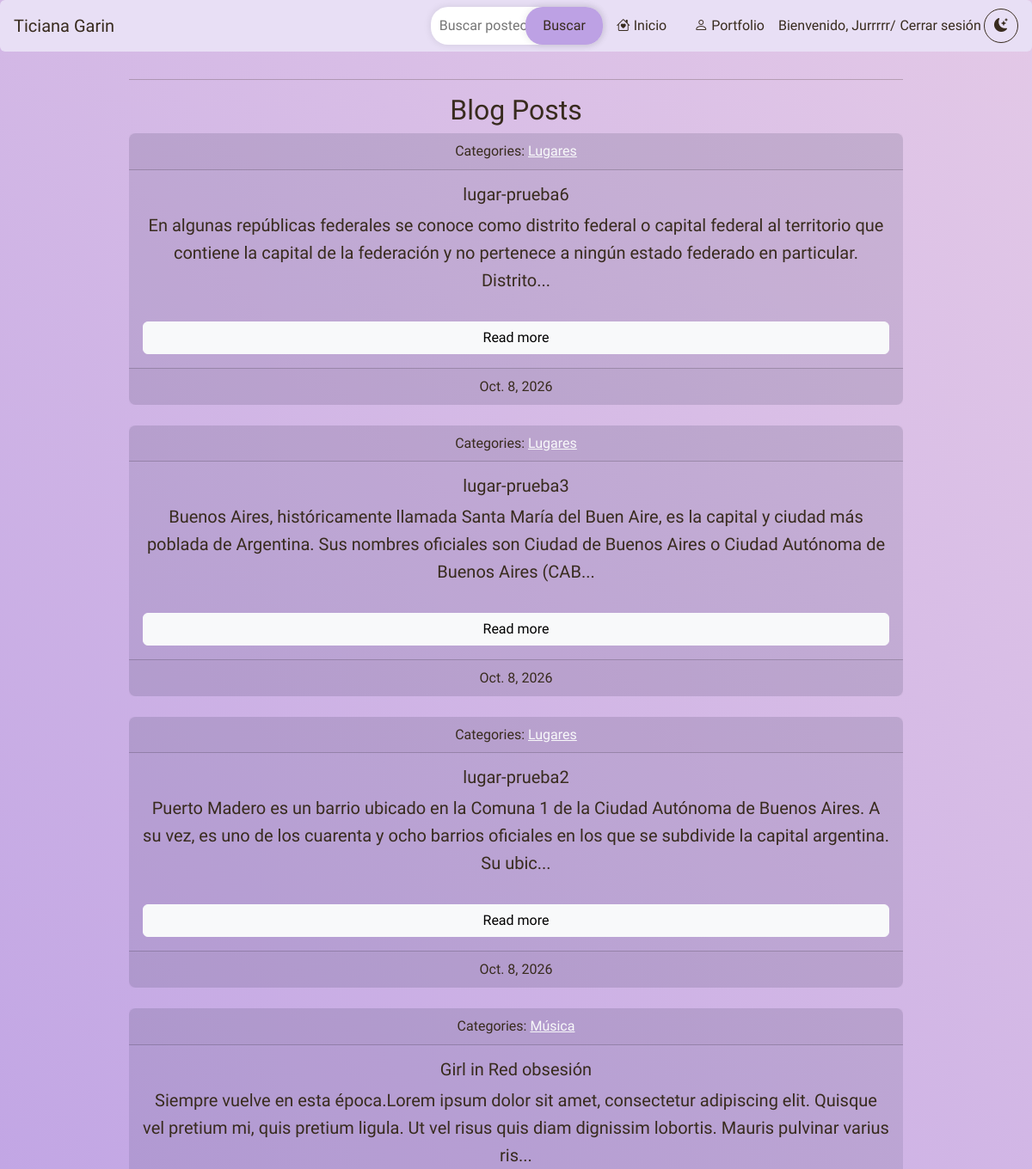
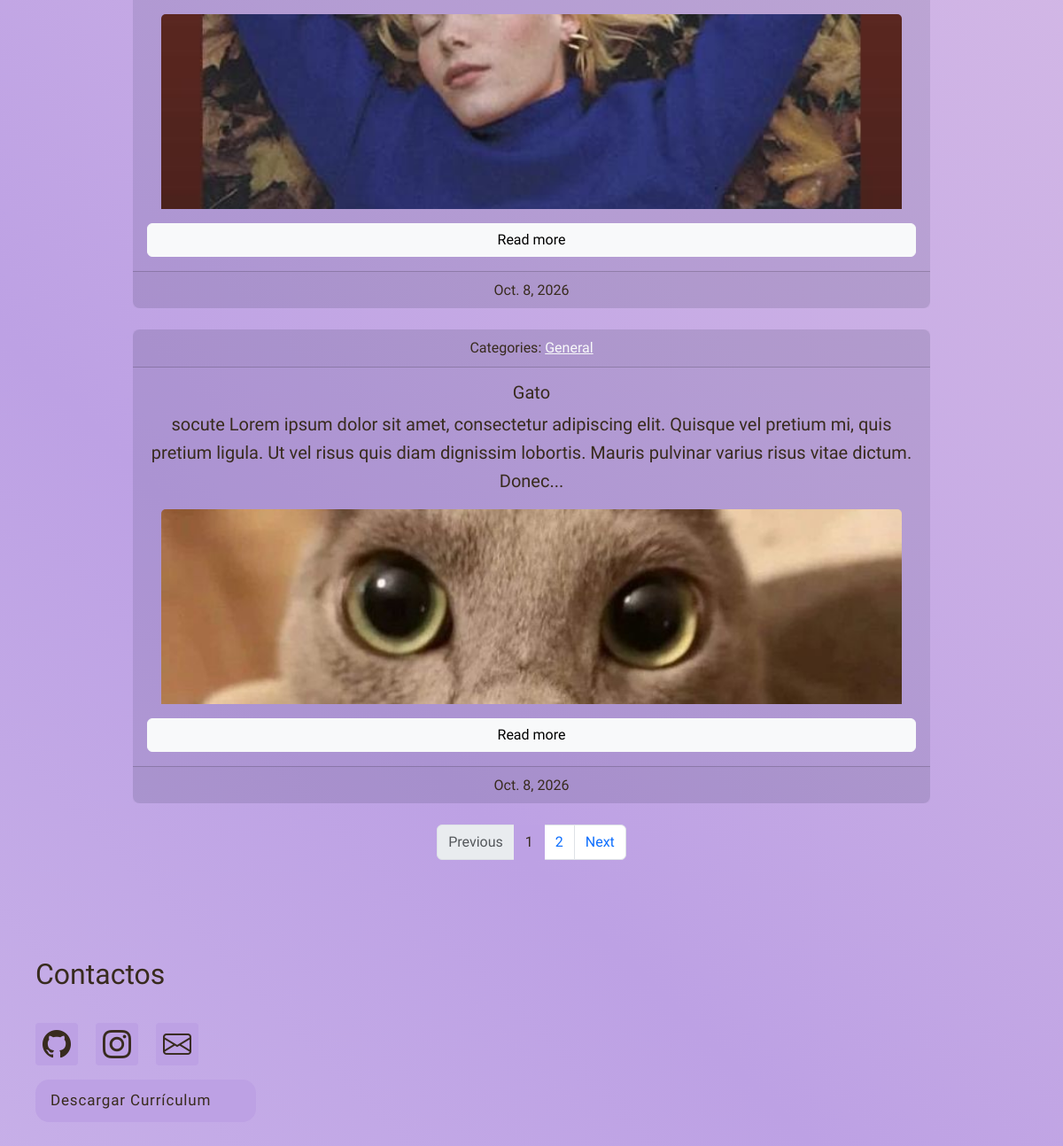
Page /blog/ (signed in) on the committed database (2 pictures, top to bottom).
### blog/models.py (models this page shows, shortened)
class Post(models.Model):
    title = models.CharField(max_length=255)
    body = models.TextField()
    image = models.ImageField(upload_to= "post/", blank= True, null= True)
    created_on = models.DateTimeField(auto_now_add=True)
    last_modified = models.DateTimeField(auto_now=True)
    categories = models.ManyToManyField("Category", related_name="posts")

class Category(models.Model):
    name = models.CharField(max_length=30)
    class Meta:
        verbose_name_plural = "categories"

### blog/views.py (the view)
# urls.py: path("", views.index, name="index"),
def index(request):
    posts = Post.objects.all().order_by("-created_on")
    categories = Category.objects.all()
    context = {
        "posts": posts,
        "categories": categories
    }
    paginator = Paginator(posts, 5)
    page_number = request.GET.get("page")
    post = paginator.get_page(page_number)
    context["post"] = post
    return render(request, "blog/index.html", context)

### blog/templates/blog/index.html (shortened to what this page needs)
{% extends "base.html" %}
{% load static %}
{% block page_css %}
    <link rel="stylesheet" href="{% static 'blog/index.css' %}?v=1">
{% endblock page_css %}
{% block page_title %}
    <h2>Blog Posts</h2>
{% endblock page_title %}
{% block page_content %}
    {% block posts %}
        <div class="posts-list">
        {% for item in post %}
            <div class="card text-center">
                <div class="card-header">
                    Categories:
                    {% for category in item.categories.all %}
                        <a href="{% url 'blog:blog_category' category.name %}?tema={{ request.GET.tema|default:'claro' }}" class="link-light">
                            {{ category.name }}
                        </a>
                    {% endfor %}
                </div>
                <div class="card-body">
                    <h5 class="card-title"> {{ item.title }}</h5>
                        <p>{{ item.body | slice:":200" }}...</p>
                    {% if item.image %}
                        <img class="card-img-top" src="{{ item.image.url }}" alt="{{ item.title }}">
                    {% endif %}
                    <a href="{% url 'blog:blog_detail' item.pk %}?tema={{ request.GET.tema|default:'claro' }}" class="btn btn-light">Read more</a>
                </div>
                <div class="card-footer footer">
                    {{ item.created_on.date }}
                </div>
            </div>
        {% endfor %}
        </div>
        {% if post.has_other_pages %}
        <nav aria-label="Blog pagination" class="mt-4">
            <ul class="pagination justify-content-center">
                {% if post.has_previous %}
                    <li class="page-item">
                        <a class="page-link" href="?page={{ post.previous_page_number }}{% if request.GET.tema %}&amp;tema={{ request.GET.tema }}{% endif %}" aria-label="Previous page">Previous</a>
                    </li>
                {% else %}
                    <li class="page-item disabled"><span class="page-link">Previous</span></li>
                {% endif %}
                {% for number in post.paginator.page_range %}
                    {% if post.number == number %}
                        <li class="page-item active" aria-current="page"><span class="page-link">{{ number }}</span></li>
                    {% else %}
                        <li class="page-item"><a class="page-link" href="?page={{ number }}{% if request.GET.tema %}&amp;tema={{ request.GET.tema }}{% endif %}">{{ number }}</a></li>
                    {% endif %}
                {% endfor %}
                {% if post.has_next %}
                    <li class="page-item">
                        <a class="page-link" href="?page={{ post.next_page_number }}{% if request.GET.tema %}&amp;tema={{ request.GET.tema }}{% endif %}" aria-label="Next page">Next</a>
                    </li>
                {% else %}
                    <li class="page-item disabled"><span class="page-link">Next</span></li>
                {% endif %}
            </ul>
        </nav>
        {% endif %}
    {% endblock posts %}
{% endblock page_content %}

### blog/templates/base.html (shortened to what this page needs)
{% load static %}
<!DOCTYPE html>
<html lang="en">
<head>
    <link rel="stylesheet" href="https://cdn.jsdelivr.net/npm/bootstrap-icons@1.11.3/font/bootstrap-icons.min.css">
    <link rel="stylesheet" href="https://cdnjs.cloudflare.com/ajax/libs/font-awesome/6.7.2/css/all.min.css">
    <link href="https://cdn.jsdelivr.net/npm/bootstrap@5.3.8/dist/css/bootstrap.min.css" rel="stylesheet">
    <link rel="stylesheet" href="{% static 'blog/styles.css' %}?v=11">
    {% block page_css %}{% endblock page_css %}
</head>
<body class = "animated-gradient {% if request.GET.tema == 'oscuro' %} tema-oscuro{% endif %}">
        <nav id="navbar-example2" class="navbar bg-body-tertiary px-3 mb-3 border rounded-2 ">
        <a class="navbar-brand">Ticiana Garin</a>
        <ul class="nav nav-pills">
            <form method="get" action="{% url 'blog:blog_search' %}?tema={{ request.GET.tema|default:'claro' }}">
                <div class = "search">
                <input type="search" name="q" value="{{ query|default:'' }}" placeholder="Buscar posteos..." aria-label="Buscar posteos">
                <button type="submit">Buscar</button>
                </div>
            </form>
             <li class="nav-item">
                <a class="nav-link link-light" href="{% url 'blog:index' %}?tema={{ request.GET.tema|default:'claro' }}">
                    <i class="bi bi-house-heart"></i> Inicio
                </a>
            </li>
            <li class="nav-item">
                <a class="nav-link link-light" href="{% url 'index' %}?tema={{ request.GET.tema|default:'claro' }}">
                    <i class="bi bi-person"></i> Portfolio
                </a>
            </li>
            <li class="nav-item auth-links">
                {% if user.is_authenticated %}
                <span>Bienvenido, {{ user.username }}/</span>
                    <form method="post" action="{% url 'logout' %}">
                    <button class="nav-link link-light" type="submit">
                        Cerrar sesión
                    </button>
</form>
                {% endif %}
            </li>
            <li class="nav-item theme-toggle-item">
                {% if request.GET.tema == "oscuro" %}
                    <a class="theme-toggle-link" href="?tema=claro{% if request.GET.q %}&amp;q={{ request.GET.q|urlencode }}{% endif %}" aria-label="Activar modo claro" title="Modo claro">
                        <i class="bi bi-sun-fill sun-icon" aria-hidden="true"></i>
                    </a>
                {% else %}
                    <a class="theme-toggle-link" href="?tema=oscuro{% if request.GET.q %}&amp;q={{ request.GET.q|urlencode }}{% endif %}" aria-label="Activar modo oscuro" title="Modo oscuro">
                        <i class="bi bi-moon-stars-fill moon-icon" aria-hidden="true"></i>
                    </a>
                {% endif %}
            </li>
        </ul>
    </nav>
<main class="blog-content">
    <hr>
    {% block page_title %}{% endblock page_title %}
    {% block page_content %}{% endblock page_content %}
</main>
   <footer>
        {% block footer %}
        <div class="container-fluid">
        <h1> Contactos </h1>
                <div class= "contenedor-flex">
                    <a href="https://github.com/tixi333" target="_blank" class="instagram-button link-light">
                        <i class="bi bi-github instagram-icon icono-personalizado"></i>
                </a>
                <a href="https://www.instagram.com/tticigr.lv/" target="_blank" class="instagram-button link-light">
                        <i class="bi bi-instagram instagram-icon icono-personalizado"></i>
                </a>
                <a href="https://mail.google.com/mail/?view=cm&amp;fs=1&amp;to=ticiana.garin@gmail.com&amp;su=Consulta%20desde%20mi%20portfolio" target="_blank"
                    class="instagram-button link-light">
                    <i class = "bi bi-envelope instagram-icon icono-personalizado"></i>
                    </a>
                </div>
                <button class="cv_button" onclick="window.open('TicianaGarin.pdf', '_blank')">
                    Descargar Currículum
                </button>
        </div>
        {% endblock %}
    </footer>
</body>
</html>

### blog/static/blog/styles.css (style rules this page uses)
:root { --margen: 20px; --fuentebody: 'Ysabeau Infant', sans-serif; --fuentetitle: 'Archivo Black', sans-serif; --gradient1: #e8dff5; --gradient2: #bda1e4; --gradient3: #f3d9e8; --text: #382b1e; --hover_color: #9d5da1; }
html { scroll-behavior: smooth; scroll-padding-top: 90px; }
body { margin: 0; min-height: 100vh; font-family: var(--fuentebody); color: var(--text); overflow-x: hidden; padding-bottom: 35vh; }
.footer { color:var(--text) }
.blog-content { box-sizing: border-box; width: min(calc(100% - 3rem), 900px); margin: 2rem auto 5rem; padding: 0; line-height: 1.6; }
.blog-content h2, .blog-content h5 { text-align: center; }
.blog-content .card { width: 100%; margin-inline: auto; margin-block: 0; padding: 0; border-radius: 8px; }
.pagination .page-item.active .page-link { background-color: var(--gradient2); border-color: var(--gradient2); color: var(--text); }
.blog-content p { text-indent: 0; }
h1 { font-family: var(--fuentetitle); font-size: 32px; margin-bottom: 20px; }
p { font-size: 20px; text-indent: 20px; }
nav { width: 100%; border: none }
.contenedor-flex { display: flex; flex-direction: row; justify-content: flex-start; align-items: center; flex-wrap: wrap; gap: 20px; min-height: 10vh; }
.container-fluid { padding: 30px 40px; background-color: transparent !important; }
.navbar { position: sticky; top: 0; z-index: 1000; background-color: var(--gradient1) !important; backdrop-filter: blur(8px); border: none !important; }
.navbar-brand, .nav-link { color: var(--text) !important; }
.theme-toggle-item { display: flex; align-items: center; }
.theme-toggle-link { display: inline-grid; width: 2.5rem; height: 2.5rem; place-items: center; border: 1px solid currentColor; border-radius: 50%; color: var(--text); text-decoration: none; }
.theme-toggle-link i { position: static; display: inline-block; animation: theme-icon-rotate-in 180ms ease-out both; }
.theme-toggle-link .moon-icon { opacity: 1; }
.nav-item { display: flex; align-items: center; width: auto; height: auto; }
.auth-links { gap: 0.1rem; white-space: nowrap; }
.auth-links .nav-link { padding-left: 0.2rem; padding-right: 0.2rem; }
.moon-icon { opacity: 0; transform: rotate(-90deg) scale(0.6); }
.search { display: inline-block; position: relative; }
.search input[type="search"] { width: 200px; padding: 10px; border: none; border-radius: 20px; box-shadow: 0 0 10px rgba(0, 0, 0, 0.1); }
.search button[type="submit"] { background-color: var(--gradient2); border: none; color: var(--text); cursor: pointer; padding: 10px 20px; border-radius: 20px; box-shadow: 0 0 10px rgba(0, 0, 0, 0.1); position: absolute; top: 0; right: 0; transition: .9s ease; }
.card { border: none; margin-top: 20px; margin-bottom: 20px; background-color: rgba(16, 23, 56, 0.10); color: var(--text); display: flex; flex-direction: column; }
.card-body { display: flex; flex: 1; flex-direction: column; }
.cv_button { background: var(--gradient2); color: var(--text); font-family: inherit; padding: 0.45em; padding-left: 1em; font-size: 17px; font-weight: 500; border-radius: 0.9em; border: none; cursor: pointer; letter-spacing: 0.05em; display: flex; align-items: center; overflow: hidden; position: relative; height: 2.8em; padding-right: 3em; }
.instagram-button { width: fit-content; min-width: 48px; height: 48px; background: var(--gradient2); position: relative; border: none; border-radius: 4px; color: var(--text); display: flex; align-items: center; justify-content: flex-start; gap: 0; box-sizing: border-box; padding: 8px; font-weight: bold; overflow: hidden; transition: gap 700ms ease, padding 700ms ease; }
.instagram-icon { width: 32px; height: 32px; font-size: 32px; line-height: 1; flex-shrink: 0; fill: var(--text); }
.icono-personalizado { color: var(--text); }
.animated-gradient { position: relative; background: linear-gradient( 45deg, var(--gradient1) 0%, var(--gradient2) 50%, var(--gradient3) 100% ); background-size: 200% 200%; animation: gradient-shift 8s ease alternate infinite; color: var(--text); text-align: left; }

### blog/static/blog/index.css (style rules this page uses)
.posts-list { display: flex; flex-direction: column; gap: 1.5rem; }
.blog-content .card .card-img-top { display: block; width: calc(100% - 2rem); height: 220px; margin-inline: auto; object-fit: cover; }

### rows in the picture
Post: title "lugar-prueba6", body "En algunas repúblicas federales se conoce como distrito federal o capital federal al territorio que contiene la capital de la federación y no pertenece a ningún estado federado en particular. Distrito", created_on "Oct. 8, 2026"
Category: name "Lugares"
Post: title "lugar-prueba3", body "Buenos Aires, históricamente llamada Santa María del Buen Aire, es la capital y ciudad más poblada de Argentina. Sus nombres oficiales son Ciudad de Buenos Aires o Ciudad Autónoma de Buenos Aires (CAB", created_on "Oct. 8, 2026"
Post: title "lugar-prueba2", body "Puerto Madero es un barrio ubicado en la Comuna 1 de la Ciudad Autónoma de Buenos Aires. A su vez, es uno de los cuarenta y ocho barrios oficiales en los que se subdivide la capital argentina. Su ubic", created_on "Oct. 8, 2026"
Post: title "Girl in Red obsesión", body "Siempre vuelve en esta época.Lorem ipsum dolor sit amet, consectetur adipiscing elit. Quisque vel pretium mi, quis pretium ligula. Ut vel risus quis diam dignissim lobortis. Mauris pulvinar varius ris", image (picture), created_on "Oct. 8, 2026"
Category: name "Música"
Post: title "Gato", body "socute Lorem ipsum dolor sit amet, consectetur adipiscing elit. Quisque vel pretium mi, quis pretium ligula. Ut vel risus quis diam dignissim lobortis. Mauris pulvinar varius risus vitae dictum. Donec", image (picture), created_on "Oct. 8, 2026"
Category: name "General"

### other values in the picture
{{ user.username }} "Jurrrrr"
{{ number }} "1"
{{ number }} "2"
